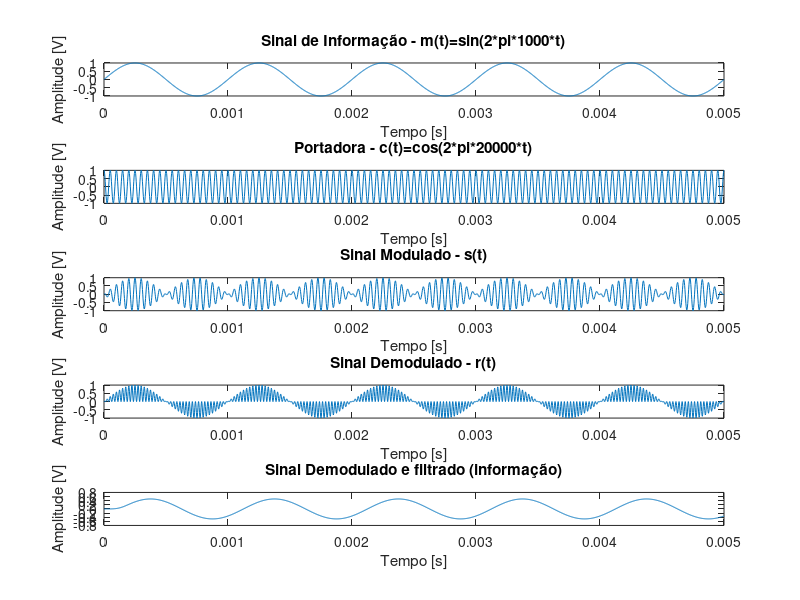
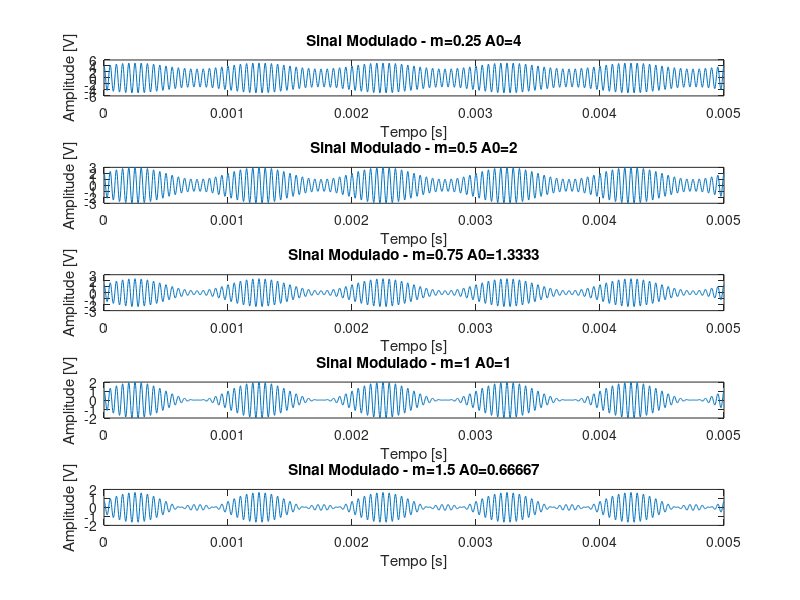

Recreate these plots in MATLAB, in order.
close all;
clear all;
clc;

Ac = 1; % Amplitude portadora
Am = 1; % Amplitude sinal
fc = 20e3; % Frequencia da portadora
fm = 1e3; % Frequencia do sinal
fa = 20*fc; % Frequencia de amostragem
f_cut = 4e3; % Frequencia de corte filtro fir1
n = 100; % Ordem do filtro fir1
t = [0:1/fa:0.005];
m = 0.5; % Fator de modulacao
Ao = Am/m;

% • Realizar um processo de modulação AM DSB e AM DSB-SC
c_t = Ac*cos(2*pi*fc*t);
m_t = Am*sin(2*pi*fm*t);
s_t_dsb_sc = c_t.*m_t; % sinal modulado em dsb sc


% • Para o caso da modulação AM DSB-SC, realizar o processo
% de demodulação utilizando a função 'fir1'
r_t_dsb_sc = s_t_dsb_sc.*c_t; % sinal demodulado
filtro_PB = fir1(n, (f_cut*2)/fa)';
info_dsb_sc = filter(filtro_PB, 1, r_t_dsb_sc);

% Plots para DSB SC
figure(1)
subplot(511)
plot(t, m_t)
title('Sinal de Informação - m(t)=sin(2*pi*1000*t)')
xlabel('Tempo [s]')
ylabel('Amplitude [V]')

subplot(512)
plot(t, c_t)
title('Portadora - c(t)=cos(2*pi*20000*t)')
xlabel('Tempo [s]')
ylabel('Amplitude [V]')

subplot(513)
plot(t, s_t_dsb_sc)
title('Sinal Modulado - s(t)')
xlabel('Tempo [s]')
ylabel('Amplitude [V]')

subplot(514)
plot(t, r_t_dsb_sc)
title('Sinal Demodulado - r(t)')
xlabel('Tempo [s]')
ylabel('Amplitude [V]')

subplot(515)
plot(t, info_dsb_sc);
title('Sinal Demodulado e filtrado (informação)')
xlabel('Tempo [s]')
ylabel('Amplitude [V]')


% • Para o caso da modulaçao AM DSB, variar o 'fator de
% modulação' (0.25; 0.5; 0.75 e 1 e 1.5) e observar os efeitos no
% sinal modulado
figure(2)
m = 0.25; Ao = Am/m;
s_t_dsb = (m_t + Ao).*c_t; % sinal modulado em dsb
subplot(511)
plot(t, s_t_dsb)
title(['Sinal Modulado - m=0.25 A0=', num2str(Ao)])
xlabel('Tempo [s]')
ylabel('Amplitude [V]')

m = 0.5; Ao = Am/m;
s_t_dsb = (m_t + Ao).*c_t;
subplot(512)
plot(t, s_t_dsb)
title(['Sinal Modulado - m=0.5 A0=', num2str(Ao)])
xlabel('Tempo [s]')
ylabel('Amplitude [V]')

m = 0.75; Ao = Am/m;
s_t_dsb = (m_t + Ao).*c_t;
subplot(513)
plot(t, s_t_dsb)
title(['Sinal Modulado - m=0.75 A0=', num2str(Ao)])
xlabel('Tempo [s]')
ylabel('Amplitude [V]')

m = 1; Ao = Am/m;
s_t_dsb = (m_t + Ao).*c_t;
subplot(514)
plot(t, s_t_dsb)
title(['Sinal Modulado - m=1 A0=', num2str(Ao)])
xlabel('Tempo [s]')
ylabel('Amplitude [V]')

m = 1.5; Ao = Am/m;
s_t_dsb = (m_t + Ao).*c_t;
subplot(515)
plot(t, s_t_dsb)
title(['Sinal Modulado - m=1.5 A0=', num2str(Ao)])
xlabel('Tempo [s]')
ylabel('Amplitude [V]')

% figure(3)
% subplot(211)
% plot(t, m_t)
% subplot(212)
% plot(t, c_t)
